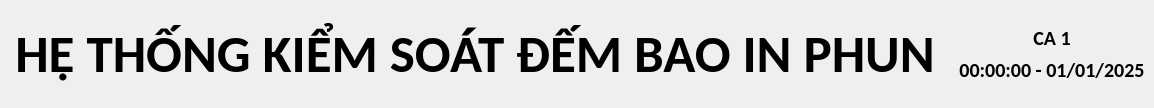
     <widget class="QWidget" name="HeaderContent" native="true">
      <property name="enabled">
       <bool>true</bool>
      </property>
      <property name="maximumSize">
       <size>
        <width>16777215</width>
        <height>125</height>
       </size>
      </property>
      <property name="font">
       <font>
        <family>Calibri</family>
        <weight>75</weight>
        <bold>true</bold>
       </font>
      </property>
      <property name="styleSheet">
       <string notr="true"/>
      </property>
      <layout class="QHBoxLayout" name="horizontalLayout" stretch="1,7,2">
       <property name="spacing">
        <number>6</number>
       </property>
       <property name="leftMargin">
        <number>0</number>
       </property>
       <property name="topMargin">
        <number>0</number>
       </property>
       <property name="rightMargin">
        <number>0</number>
       </property>
       <property name="bottomMargin">
        <number>0</number>
       </property>
       <item>
        <widget class="QWidget" name="AppLogo" native="true">
         <widget class="QLabel" name="Logo">
          <property name="geometry">
           <rect>
            <x>9</x>
            <y>10</y>
            <width>111</width>
            <height>111</height>
           </rect>
          </property>
          <property name="font">
           <font>
            <family>Calibri</family>
            <pointsize>14</pointsize>
            <weight>75</weight>
            <bold>true</bold>
           </font>
          </property>
          <property name="autoFillBackground">
           <bool>false</bool>
          </property>
          <property name="text">
           <string/>
          </property>
          <property name="textFormat">
           <enum>Qt::AutoText</enum>
          </property>
          <property name="pixmap">
           <pixmap>assets/logo_congty-Photoroom.png</pixmap>
          </property>
          <property name="scaledContents">
           <bool>true</bool>
          </property>
         </widget>
        </widget>
       </item>
       <item>
        <widget class="QWidget" name="AppName" native="true">
         <layout class="QHBoxLayout" name="horizontalLayout_2">
          <item>
           <widget class="QLabel" name="LabelAppName">
            <property name="font">
             <font>
              <family>Calibri</family>
              <pointsize>40</pointsize>
              <weight>75</weight>
              <bold>true</bold>
             </font>
            </property>
            <property name="text">
             <string>HỆ THỐNG KIỂM SOÁT ĐẾM BAO IN PHUN</string>
            </property>
            <property name="textFormat">
             <enum>Qt::AutoText</enum>
            </property>
            <property name="alignment">
             <set>Qt::AlignCenter</set>
            </property>
           </widget>
          </item>
         </layout>
        </widget>
       </item>
       <item>
        <widget class="QWidget" name="Timer" native="true">
         <property name="font">
          <font>
           <family>Calibri</family>
           <pointsize>15</pointsize>
           <weight>75</weight>
           <bold>true</bold>
          </font>
         </property>
         <layout class="QVBoxLayout" name="verticalLayout_3">
          <property name="topMargin">
           <number>25</number>
          </property>
          <property name="bottomMargin">
           <number>25</number>
          </property>
          <item>
           <widget class="QLabel" name="LabelShift">
            <property name="font">
             <font>
              <family>Calibri</family>
              <pointsize>15</pointsize>
              <weight>75</weight>
              <italic>false</italic>
              <bold>true</bold>
              <underline>false</underline>
              <strikeout>false</strikeout>
             </font>
            </property>
            <property name="text">
             <string>CA 1</string>
            </property>
            <property name="alignment">
             <set>Qt::AlignCenter</set>
            </property>
           </widget>
          </item>
          <item>
           <widget class="QLabel" name="txtDateTime">
            <property name="font">
             <font>
              <family>Calibri</family>
              <pointsize>15</pointsize>
              <weight>75</weight>
              <bold>true</bold>
             </font>
            </property>
            <property name="text">
             <string>00:00:00 - 01/01/2025</string>
            </property>
            <property name="alignment">
             <set>Qt::AlignCenter</set>
            </property>
           </widget>
          </item>
         </layout>
        </widget>
       </item>
      </layout>
     </widget>
